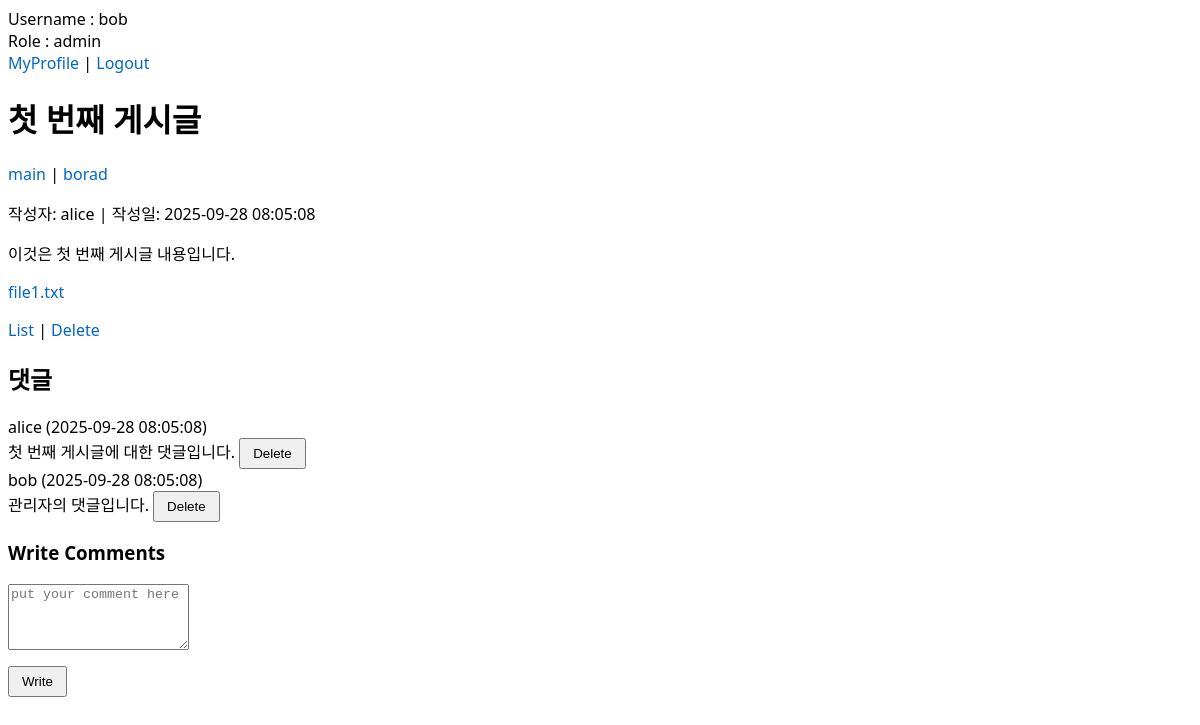
Before: /board/view.php?id=1 (signed in) with the older database file.
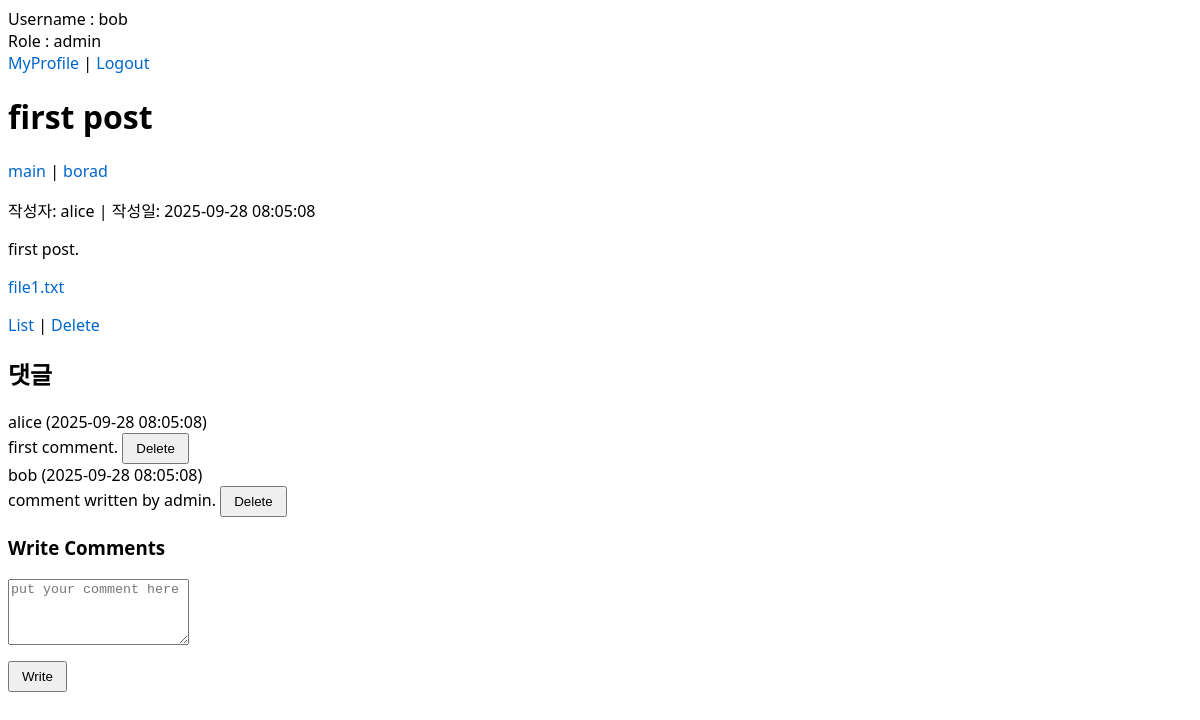
After: the same page with the newer database file.
### tables this page shows
CREATE TABLE posts (
    id INT AUTO_INCREMENT PRIMARY KEY,
    title VARCHAR(200) NOT NULL,
    content TEXT NOT NULL,
    user_id INT NOT NULL,
    filename VARCHAR(255),
    role ENUM('user','admin') NOT NULL DEFAULT 'user',
    isSecret BOOLEAN NOT NULL DEFAULT FALSE,
    created_at TIMESTAMP DEFAULT CURRENT_TIMESTAMP,
    FOREIGN KEY (user_id) REFERENCES users(id) ON DELETE CASCADE
);

CREATE TABLE users (
    id INT AUTO_INCREMENT PRIMARY KEY,
    username VARCHAR(50) NOT NULL UNIQUE,
    email VARCHAR(100) NOT NULL UNIQUE,
    password VARCHAR(255) NOT NULL,
    profile VARCHAR(255) DEFAULT NULL,
    balance INT NOT NULL DEFAULT 10000,
    role ENUM('user','admin') NOT NULL DEFAULT 'user',
    created_at TIMESTAMP DEFAULT CURRENT_TIMESTAMP
);

CREATE TABLE comments (
    id INT AUTO_INCREMENT PRIMARY KEY,
    post_id INT NOT NULL,
    user_id INT NOT NULL,
    content TEXT NOT NULL,
    created_at TIMESTAMP DEFAULT CURRENT_TIMESTAMP,
    FOREIGN KEY (post_id) REFERENCES posts(id) ON DELETE CASCADE,
    FOREIGN KEY (user_id) REFERENCES users(id) ON DELETE CASCADE
);

### board/view.php (the view, shortened to what this page needs)
<?php
require_once '../config.php';
include '../header.php';
if (!function_exists('html_escape')) {
    function html_escape($value)
    {
        return htmlspecialchars((string) $value, ENT_QUOTES | ENT_SUBSTITUTE, 'UTF-8');
    }
}
$post_id = isset($_GET['id']) ? (int) $_GET['id'] : 0;
$sql = "SELECT p.*, u.username, u.role AS author_role
        FROM posts p JOIN users u ON p.user_id = u.id
        WHERE p.id = $post_id";
$result = $pdo->query($sql);
$post = $result ? $result->fetch() : false;
$myId   = $_SESSION['user_id'] ?? 0;
$myRole = $_SESSION['role'] ?? 'user';
$isOwner  = ($myId == (int)$post['user_id']);
$isAdmin  = ($myRole === 'admin');
$comments = $pdo->query("
    SELECT c.id, c.content, c.created_at, c.user_id, u.username
    FROM comments c JOIN users u ON c.user_id = u.id
    WHERE c.post_id = $post_id
    ORDER BY c.created_at ASC
")->fetchAll();
$safeTitle = html_escape($post['title']);
$safeAuthor = html_escape($post['username']);
$safeCreatedAt = html_escape($post['created_at']);
$contentHtml = nl2br(html_escape($post['content']));
$hasAttachment = !empty($post['filename']);
if ($hasAttachment) {
    $downloadName = basename($post['filename']);
    $downloadUrl = 'uploads/' . rawurlencode($downloadName);
}
?>
<!DOCTYPE html>
<html>
<head>
    <link rel="stylesheet" href="/style.css">
</head>
<body>
    <h1><?= $safeTitle ?></h1>
    <p>
        <a href="../index.php">main</a> |
        <a href="board.php">borad</a>
    </p>
    <p>작성자: <?= $safeAuthor ?>
       | 작성일: <?= $safeCreatedAt ?>
    </p>
    <div>
        <?= $contentHtml ?>
    </div>
    <?php if ($hasAttachment): ?>
        <p><a href="<?= html_escape($downloadUrl) ?>" download>
            <?= html_escape($downloadName) ?>
        </a></p>
    <?php endif; ?>
    <p>
        <a href="board.php">List</a> |
        <?php if ($isOwner || $isAdmin): ?>
          <a href="delete.php?id=<?= (int)$post['id']; ?>" onclick="return confirm('Confirm to Delete')">Delete</a>
        <?php endif; ?>
    </p>
    <h2>댓글</h2>
    <?php if ($comments): ?>
      <?php foreach ($comments as $c): ?>
        <div class="comment">
          <div class="meta">
            <?= html_escape($c['username']) ?>
            (<?= html_escape($c['created_at']) ?>)
          </div>
          <div class="body">
            <?= nl2br(html_escape($c['content'])) ?>
            <?php if ($isAdmin || (int)$c['user_id'] === (int)$_SESSION['user_id']): ?>
              <span class="comment-actions">
                <form method="post" style="display:inline">
                  <button type="submit" onclick="return confirm('Will you delete this comment?')">Delete</button>
                </form>
              </span>
            <?php endif; ?>
          </div>
        </div>
      <?php endforeach; ?>
    <?php else: ?>
      <p class="muted">No comments yet</p>
    <?php endif; ?>
    <?php if (isset($_SESSION['user_id'])): ?>
      <h3>Write Comments
      </h3>
      <form method="post">
        <p>
          <textarea name="comment_content" rows="4" placeholder="put your comment here"></textarea>
        </p>
        <p><button type="submit">Write</button></p>
      </form>
    <?php else: ?>
      <p class="muted">Only Authenticated users can comment</p>
    <?php endif; ?>
</body>
</html>

### header.php
<div>
    <?php
        echo "Username : ".$_SESSION['username']."<br/>";
        echo "Role : ".$_SESSION['role'];
    ?>
    <br/>
                <a href="/board/profile.php">MyProfile</a> |
            <a href="/auth/logout.php">Logout</a>
</div>

### style.css (style rules this page uses)
body { font-family: system-ui, -apple-system, Segoe UI, Roboto, Helvetica, Arial, sans-serif; }
button { padding: 6px 12px; cursor: pointer; }
a { text-decoration: none; color: #0066cc; }

Changed rows visible on the page:
changed posts "file1.txt": title "첫 번째 게시글" → "first post"; content "이것은 첫 번째 게시글 내용입니다." → "first post."
changed comments "alice": content "첫 번째 게시글에 대한 댓글입니다." → "first comment."
changed comments "bob": content "관리자의 댓글입니다." → "comment written by admin."
